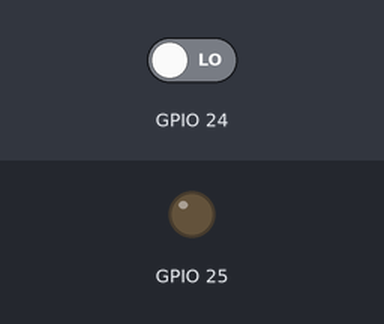
Recording of a program running on a simulated Raspberry Pi (BCM pin numbers). On the bench: output pins drawn as LEDs (lit = HIGH). Inputs (shaded band) come from the test bench; at power-on: GPIO 24 LOW.

Above: at 1.2 s.
1.3 s: GPIO 24 driven HIGH
At 1.6 s:
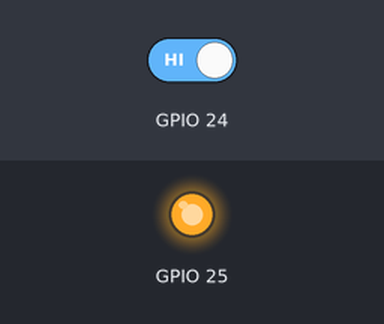
2.8 s: GPIO 24 driven LOW
At 4.0 s:
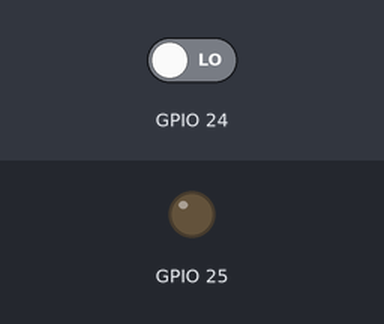
Timing chart, 0 to 5.8 s (numbered marks = the images above; inputs shaded):
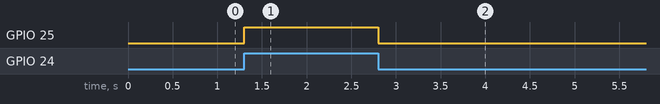

The program:

05-01-sw.py
```python
import RPi.GPIO as GPIO
from time import sleep

GPIO.setmode(GPIO.BCM)
GPIO.setup(25, GPIO.OUT)
GPIO.setup(24, GPIO.IN)

try:
    while True:
        if GPIO.input(24) == GPIO.HIGH:
            GPIO.output(25, GPIO.HIGH)
        else:
            GPIO.output(25, GPIO.LOW)
        sleep(0.01)

except KeyboardInterrupt:
    pass

GPIO.cleanup()
```

Measured:
- after the input at 1.3 s, GPIO 25: LOW → HIGH at once
- after the input at 2.8 s, GPIO 25: HIGH → LOW at once
